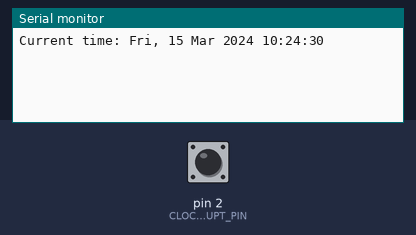
Bench run of a sketch on a simulated Arduino Uno, built with avr-gcc and run on an emulated ATmega328P. Parts: the last lines printed to the serial monitor. Inputs (shaded band) come from the test bench; at power-on: pin 2 (CLOCK_INTERRUPT_PIN) HIGH. The local clock reads 2024-03-15 10:24:30 at power-on unless the sketch sets it.

Above: at 1.2 s.
1.3 s: pin 2 (CLOCK_INTERRUPT_PIN) pulled LOW for 0.15 s
At 1.8 s:
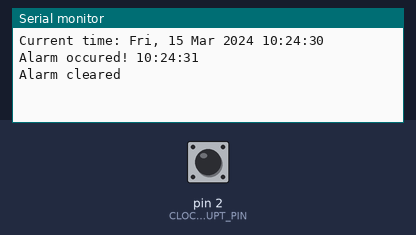
2.9 s: pin 2 (CLOCK_INTERRUPT_PIN) pulled LOW for 1 s
At 4.2 s:
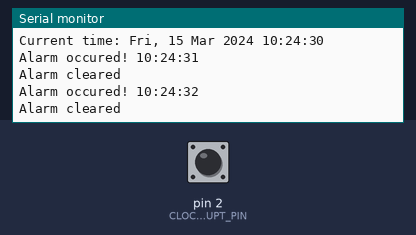
5.4 s: pin 2 (CLOCK_INTERRUPT_PIN) pulled LOW for 0.15 s
At 6.1 s:
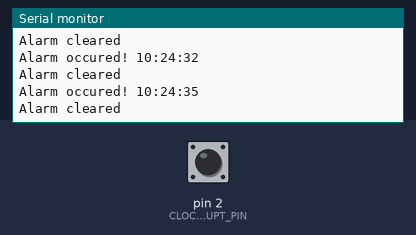

The sketch:

DS3231-_RTClib-Adafruit-Alarm-SetTest.ino
```cpp
/* Example implementation of an alarm using DS3231
 * Based on the example DS3231_alarm at
 * https://github.com/adafruit/RTClib/tree/master/examples/DS3231_alarm
 *
 * VCC and GND of RTC should be connected to some power source
 * SDA, SCL of RTC should be connected to SDA, SCL of arduino
 * SQW should be connected to CLOCK_INTERRUPT_PIN
 * CLOCK_INTERRUPT_PIN needs to work with interrupts
 */

#include <RTClib.h>
// #include <Wire.h>

RTC_DS3231 rtc;

// the pin that is connected to SQW
#define CLOCK_INTERRUPT_PIN 2

static bool firedStatus = false;

void setup() {
    Serial.begin(9600);

    // initializing the rtc
    if(!rtc.begin()) {
        Serial.println("Couldn't find RTC!");
        Serial.flush();
        while (1) delay(10);
    }

    if(rtc.lostPower()) {
        // this will adjust to the date and time at compilation
        rtc.adjust(DateTime(F(__DATE__), F(__TIME__)));
    }

    //we don't need the 32K Pin, so disable it
    rtc.disable32K();

    // Making it so, that the alarm will trigger an interrupt
    pinMode(CLOCK_INTERRUPT_PIN, INPUT_PULLUP);
    attachInterrupt(digitalPinToInterrupt(CLOCK_INTERRUPT_PIN), onAlarm, FALLING);

    // set alarm 1, 2 flag to false (so alarm 1, 2 didn't happen so far)
    // if not done, this easily leads to problems, as both register aren't reset on reboot/recompile
    rtc.clearAlarm(1);
    rtc.clearAlarm(2);

    // stop oscillating signals at SQW Pin
    // otherwise setAlarm1 will fail
    rtc.writeSqwPinMode(DS3231_OFF);

    // turn off alarm 2 (in case it isn't off already)
    // again, this isn't done at reboot, so a previously set alarm could easily go overlooked
    rtc.disableAlarm(2);

    // schedule an alarm
    if(!rtc.setAlarm1(
            // Time relative to now
            //rtc.now() + TimeSpan(10), DS3231_A1_Second // this mode triggers the alarm when the seconds match. See Doxygen for other options
            rtc.now() + TimeSpan(0, 0, 1, 0), DS3231_A1_Minute  // In 1 minutes time from now
            //rtc.now() + TimeSpan(0, 0, 2, 10), DS3231_A1_Minute // In 2 minutes and 10 seconds time from now
            //rtc.now() + TimeSpan(0, 1, 1, 0), DS3231_A1_Hour    // In 1 hour and 1 minutes time from now

            // At explicit times
            //DateTime(0, 0, 0, 0, 0, 0), DS3231_A1_Second  // When seconds at zero, that is every minute
            //DateTime(0, 0, 0, 0, 0, 0), DS3231_A1_Minute  // When the minutes and seconds are at zero, that is, every hour
            //DateTime(0, 0, 0, 0, 1, 10), DS3231_A1_Minute // When the minutes are at 1 and seconds are at 10, that is 1 minute and 10 seconds past the hour
            //DateTime(0, 0, 0, 10, 0, 0), DS3231_A1_Hour   // At 10:00 o'clock every day
            //DateTime(0, 0, 0, 10, 18, 0), DS3231_A1_Hour  // At 10:18 every day
    )) {
        Serial.println("Error, alarm wasn't set!");
    }else {
        Serial.print("Current time: ");
        char date[] = "DDD, DD MMM YYYY hh:mm:ss";
        rtc.now().toString(date);
        Serial.println(date);
    }
}

void loop() {

    if (firedStatus == true) {
        // Print time alarm occured
        Serial.print("Alarm occured! ");
        char date[10] = "hh:mm:ss";
        rtc.now().toString(date);
        Serial.println(date);

        // Reset alarm status flag
        firedStatus = false;

        // Clear alarm
        rtc.clearAlarm(1);
        Serial.println("Alarm cleared");
    }
}

void onAlarm() {
  // Set status flag
  firedStatus = true;
}
```

Measured:
- after the input at 1.3 s, the serial monitor: prints a new line at once (image 1)
- after the input at 2.9 s, the serial monitor: prints a new line at once (image 2)
- after the input at 5.4 s, the serial monitor: prints a new line at once (image 3)
